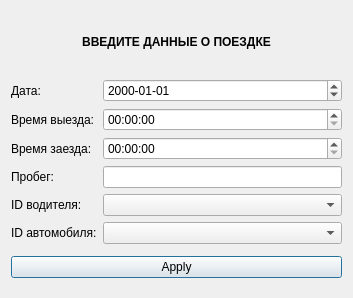
<?xml version="1.0" encoding="UTF-8"?>
<ui version="4.0">
 <class>dialog_insert_trip</class>
 <widget class="QDialog" name="dialog_insert_trip">
  <property name="geometry">
   <rect>
    <x>0</x>
    <y>0</y>
    <width>353</width>
    <height>298</height>
   </rect>
  </property>
  <property name="windowTitle">
   <string>Добавление записи</string>
  </property>
  <layout class="QVBoxLayout" name="verticalLayout">
   <item>
    <widget class="QLabel" name="label_8">
     <property name="maximumSize">
      <size>
       <width>16777215</width>
       <height>50</height>
      </size>
     </property>
     <property name="styleSheet">
      <string notr="true">font: 20pt &quot;.AppleSystemUIFont&quot;;</string>
     </property>
     <property name="text">
      <string>&lt;html&gt;&lt;head/&gt;&lt;body&gt;&lt;p align=&quot;center&quot;&gt;&lt;span style=&quot; font-weight:600;&quot;&gt;ВВЕДИТЕ ДАННЫЕ О ПОЕЗДКЕ&lt;/span&gt;&lt;/p&gt;&lt;/body&gt;&lt;/html&gt;</string>
     </property>
     <property name="textFormat">
      <enum>Qt::AutoText</enum>
     </property>
     <property name="alignment">
      <set>Qt::AlignCenter</set>
     </property>
     <property name="margin">
      <number>10</number>
     </property>
    </widget>
   </item>
   <item>
    <layout class="QGridLayout" name="gridLayout">
     <item row="0" column="0">
      <widget class="QLabel" name="surname">
       <property name="text">
        <string>Дата:</string>
       </property>
      </widget>
     </item>
     <item row="0" column="1">
      <widget class="QDateEdit" name="dateEdit">
       <property name="displayFormat">
        <string>yyyy-MM-dd</string>
       </property>
      </widget>
     </item>
     <item row="1" column="0">
      <widget class="QLabel" name="name">
       <property name="text">
        <string>Время выезда:</string>
       </property>
      </widget>
     </item>
     <item row="1" column="1">
      <widget class="QDateTimeEdit" name="dateTimeEdit">
       <property name="displayFormat">
        <string>HH:mm:ss</string>
       </property>
      </widget>
     </item>
     <item row="2" column="0">
      <widget class="QLabel" name="patronymic">
       <property name="styleSheet">
        <string notr="true">font: 13pt &quot;.AppleSystemUIFont&quot;;</string>
       </property>
       <property name="text">
        <string>Время заезда:</string>
       </property>
      </widget>
     </item>
     <item row="2" column="1">
      <widget class="QDateTimeEdit" name="dateTimeEdit_2">
       <property name="displayFormat">
        <string>HH:mm:ss</string>
       </property>
      </widget>
     </item>
     <item row="3" column="0">
      <widget class="QLabel" name="label_4">
       <property name="text">
        <string>Пробег:</string>
       </property>
      </widget>
     </item>
     <item row="3" column="1">
      <widget class="QLineEdit" name="lineEdit_1"/>
     </item>
     <item row="4" column="0">
      <widget class="QLabel" name="label_7">
       <property name="text">
        <string>ID водителя:</string>
       </property>
      </widget>
     </item>
     <item row="4" column="1">
      <widget class="QComboBox" name="comboBox"/>
     </item>
     <item row="5" column="0">
      <widget class="QLabel" name="label_5">
       <property name="text">
        <string>ID автомобиля:</string>
       </property>
      </widget>
     </item>
     <item row="5" column="1">
      <widget class="QComboBox" name="comboBox_2"/>
     </item>
    </layout>
   </item>
   <item>
    <widget class="QPushButton" name="pushButton">
     <property name="enabled">
      <bool>true</bool>
     </property>
     <property name="text">
      <string>Apply</string>
     </property>
     <property name="checkable">
      <bool>true</bool>
     </property>
     <property name="checked">
      <bool>false</bool>
     </property>
     <property name="autoExclusive">
      <bool>true</bool>
     </property>
    </widget>
   </item>
  </layout>
 </widget>
 <resources/>
 <connections/>
</ui>
